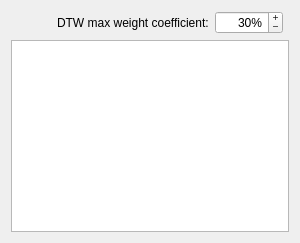
        <widget class="QWidget" name="tab">
         <attribute name="title">
          <string>DTW Weights</string>
         </attribute>
         <layout class="QGridLayout" name="gridLayout_44">
          <item row="0" column="2">
           <widget class="QSpinBox" name="sbDTWMaxWeightCoefficient">
            <property name="minimumSize">
             <size>
              <width>68</width>
              <height>0</height>
             </size>
            </property>
            <property name="maximumSize">
             <size>
              <width>68</width>
              <height>16777215</height>
             </size>
            </property>
            <property name="wrapping">
             <bool>false</bool>
            </property>
            <property name="alignment">
             <set>Qt::AlignRight|Qt::AlignTrailing|Qt::AlignVCenter</set>
            </property>
            <property name="buttonSymbols">
             <enum>QAbstractSpinBox::PlusMinus</enum>
            </property>
            <property name="accelerated">
             <bool>false</bool>
            </property>
            <property name="suffix">
             <string>%</string>
            </property>
            <property name="prefix">
             <string/>
            </property>
            <property name="maximum">
             <number>100</number>
            </property>
            <property name="value">
             <number>30</number>
            </property>
           </widget>
          </item>
          <item row="0" column="1">
           <widget class="QLabel" name="label_35">
            <property name="text">
             <string>DTW max weight coefficient:</string>
            </property>
           </widget>
          </item>
          <item row="0" column="0">
           <spacer name="horizontalSpacer_10">
            <property name="orientation">
             <enum>Qt::Horizontal</enum>
            </property>
            <property name="sizeHint" stdset="0">
             <size>
              <width>40</width>
              <height>20</height>
             </size>
            </property>
           </spacer>
          </item>
          <item row="1" column="0" colspan="4">
           <widget class="QListWidget" name="lwDTWWeights">
            <property name="font">
             <font>
              <pointsize>10</pointsize>
             </font>
            </property>
           </widget>
          </item>
         </layout>
        </widget>
